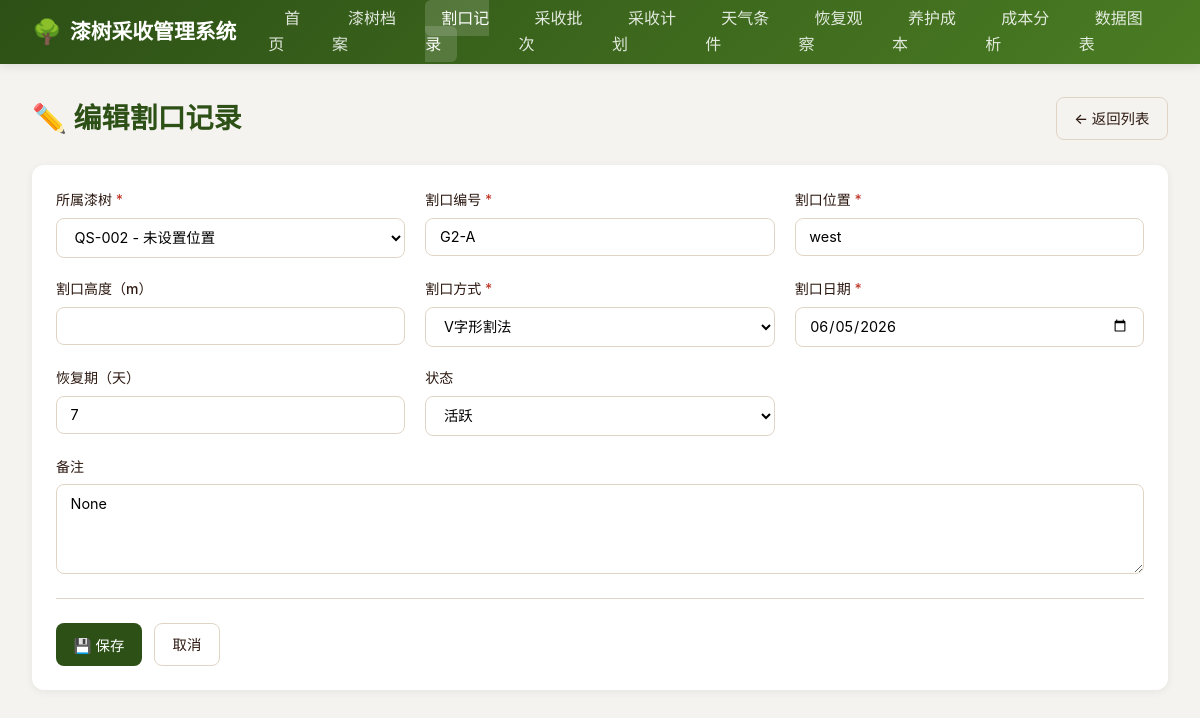
/incisions/2/edit, run on the app's committed database.
### models.py (models this page shows)
class Incision(Base):
    __tablename__ = "incisions"
    id = Column(Integer, primary_key=True, index=True)
    tree_id = Column(Integer, ForeignKey("lacquer_trees.id"), nullable=False)
    incision_code = Column(String(50), nullable=False)
    position = Column(String(100), nullable=False)
    height = Column(Float)
    method = Column(String(50), nullable=False)
    incision_date = Column(Date, nullable=False)
    recovery_days = Column(Integer, default=7)
    total_harvests = Column(Integer, default=0)
    total_yield = Column(Float, default=0.0)
    avg_yield = Column(Float, default=0.0)
    status = Column(String(20), default="活跃")
    remarks = Column(Text)
    tree = relationship("LacquerTree", back_populates="incisions")
    harvests = relationship("HarvestBatch", back_populates="incision", cascade="all, delete-orphan")

### main.py (the view)
@app.get("/incisions/{incision_id}/edit", response_class=HTMLResponse)
async def edit_incision_form(request: Request, incision_id: int, db: Session = Depends(get_db)):
    incision = db.query(models.Incision).filter(models.Incision.id == incision_id).first()
    if not incision:
        raise HTTPException(status_code=404, detail="割口记录不存在")
    trees = db.query(models.LacquerTree).order_by(models.LacquerTree.tree_code).all()
    methods = ["V字形割法", "一字形割法", "斜线割法", "弧形割法", "其他"]
    return templates.TemplateResponse("incisions/form.html", {
        "request": request, "incision": incision, "trees": trees, "methods": methods, "errors": {}
    })

### templates/incisions/form.html (shortened to what this page needs)
{% extends "base.html" %}
{% block content %}
<div class="page-header">
  <h1 class="page-title">{% if incision %}✏️ 编辑割口记录{% else %}➕ 新增割口记录{% endif %}</h1>
  <a href="/incisions" class="btn btn-outline">← 返回列表</a>
</div>
{% if not trees %}
<div class="card" style="border-left: 4px solid var(--warning);">
  <div class="card-body">
    <p>⚠️ <strong>尚无漆树档案，请先<a href="/trees/new">创建漆树档案</a>后再添加割口记录。</strong></p>
  </div>
</div>
{% else %}
<div class="card">
  <div class="card-body">
    <form method="POST" action="{% if incision %}/incisions/{{ incision.id }}/edit{% else %}/incisions/new{% endif %}">
      <div class="form-grid">
        <div class="form-group">
          <label>所属漆树 <span class="required">*</span></label>
          <select name="tree_id" required>
            {% set ns = namespace(selected=form_data.tree_id if form_data else (incision.tree_id if incision else '')) %}
            {% for t in trees %}
            <option value="{{ t.id }}" {% if ns.selected|string == t.id|string %}selected{% endif %}>{{ t.tree_code }} - {{ t.location or '未设置位置' }}</option>
            {% endfor %}
          </select>
        </div>
        <div class="form-group">
          <label>割口编号 <span class="required">*</span></label>
          <input type="text" name="incision_code" required maxlength="50"
            value="{{ form_data.incision_code if form_data else (incision.incision_code if incision else '') }}"
            placeholder="如：G1-A、G2-B">
        </div>
        <div class="form-group">
          <label>割口位置 <span class="required">*</span></label>
          <input type="text" name="position" required maxlength="100"
            value="{{ form_data.position if form_data else (incision.position if incision else '') }}"
            placeholder="如：树干东侧、主干北侧1.2m处">
        </div>
        <div class="form-group">
          <label>割口高度（m）</label>
          <input type="number" name="height" step="0.01" min="0"
            value="{{ form_data.height if form_data else (incision.height if incision else '') }}">
        </div>
        <div class="form-group">
          <label>割口方式 <span class="required">*</span></label>
          <select name="method" required>
            {% set ns2 = namespace(selected=form_data.method if form_data else (incision.method if incision else '')) %}
            {% for m in methods %}
            <option value="{{ m }}" {% if ns2.selected == m %}selected{% endif %}>{{ m }}</option>
            {% endfor %}
          </select>
        </div>
        <div class="form-group">
          <label>割口日期 <span class="required">*</span></label>
          <input type="date" name="incision_date" required
            value="{{ form_data.incision_date if form_data else (incision.incision_date.strftime('%Y-%m-%d') if incision else '') }}">
        </div>
        <div class="form-group">
          <label>恢复期（天）</label>
          <input type="number" name="recovery_days" min="1"
            value="{{ form_data.recovery_days if form_data else (incision.recovery_days if incision else 7) }}">
        </div>
        <div class="form-group">
          <label>状态</label>
          <select name="status">
            {% set ns3 = namespace(selected=form_data.status if form_data else (incision.status if incision else '活跃')) %}
            <option value="活跃" {% if ns3.selected == '活跃' %}selected{% endif %}>活跃</option>
          </select>
        </div>
        <div class="form-group full">
          <label>备注</label>
          <textarea name="remarks" maxlength="500"
            placeholder="割口尺寸、形状、其他说明...">{{ form_data.remarks if form_data else (incision.remarks if incision else '') }}</textarea>
        </div>
      </div>
      <div class="form-actions">
        <button type="submit" class="btn btn-primary">💾 保存</button>
        <a href="/incisions" class="btn btn-outline">取消</a>
      </div>
    </form>
  </div>
</div>
{% endif %}
{% endblock %}

### static/css/style.css (style rules this page uses)
:root { --primary: #2d5016; --primary-light: #4a7c23; --secondary: #8b4513; --accent: #d4a574; --bg: #f5f3ef; --card: #ffffff; --text: #2c1810; --text-light: #6b5744; --border: #e0d5c5; --danger: #c0392b; --warning: #e67e22; --success: #27ae60; --info: #2980b9; }
* { margin: 0; padding: 0; box-sizing: border-box; }
body { font-family: -apple-system, BlinkMacSystemFont, "Segoe UI", "PingFang SC", "Microsoft YaHei", sans-serif; background: var(--bg); color: var(--text); line-height: 1.6; }
.page-header { display: flex; justify-content: space-between; align-items: center; margin-bottom: 1.5rem; flex-wrap: wrap; gap: 1rem; }
.page-title { font-size: 1.75rem; font-weight: 700; color: var(--primary); }
.card { background: var(--card); border-radius: 12px; box-shadow: 0 2px 8px rgba(0,0,0,0.06); margin-bottom: 1.5rem; overflow: hidden; }
.card-body { padding: 1.5rem; }
.btn { display: inline-flex; align-items: center; gap: 0.4rem; padding: 0.55rem 1.1rem; border: none; border-radius: 8px; font-size: 0.9rem; font-weight: 500; cursor: pointer; text-decoration: none; transition: all 0.2s; white-space: nowrap; }
.btn-primary { background: var(--primary); color: #fff; }
.btn-outline { background: transparent; border: 1px solid var(--border); color: var(--text); }
.form-grid { display: grid; grid-template-columns: repeat(auto-fit, minmax(280px, 1fr)); gap: 1.25rem; }
.form-group { display: flex; flex-direction: column; gap: 0.4rem; }
.form-group.full { grid-column: 1 / -1; }
label { font-weight: 500; font-size: 0.875rem; color: var(--text); }
label .required { color: var(--danger); }
input, select, textarea { padding: 0.6rem 0.85rem; border: 1px solid var(--border); border-radius: 8px; font-size: 0.9rem; font-family: inherit; background: #fff; transition: all 0.2s; }
textarea { resize: vertical; min-height: 90px; }
.form-actions { display: flex; gap: 0.75rem; margin-top: 1.5rem; padding-top: 1.5rem; border-top: 1px solid var(--border); }

### data on the page
Incision: incision_code "G2-A", position "west", incision_date "06/05/2026", recovery_days "7", status "活跃", remarks "None"

### other printed values
form field tree_id "QS-002 - 未设置位置"
form field method "V字形割法"
